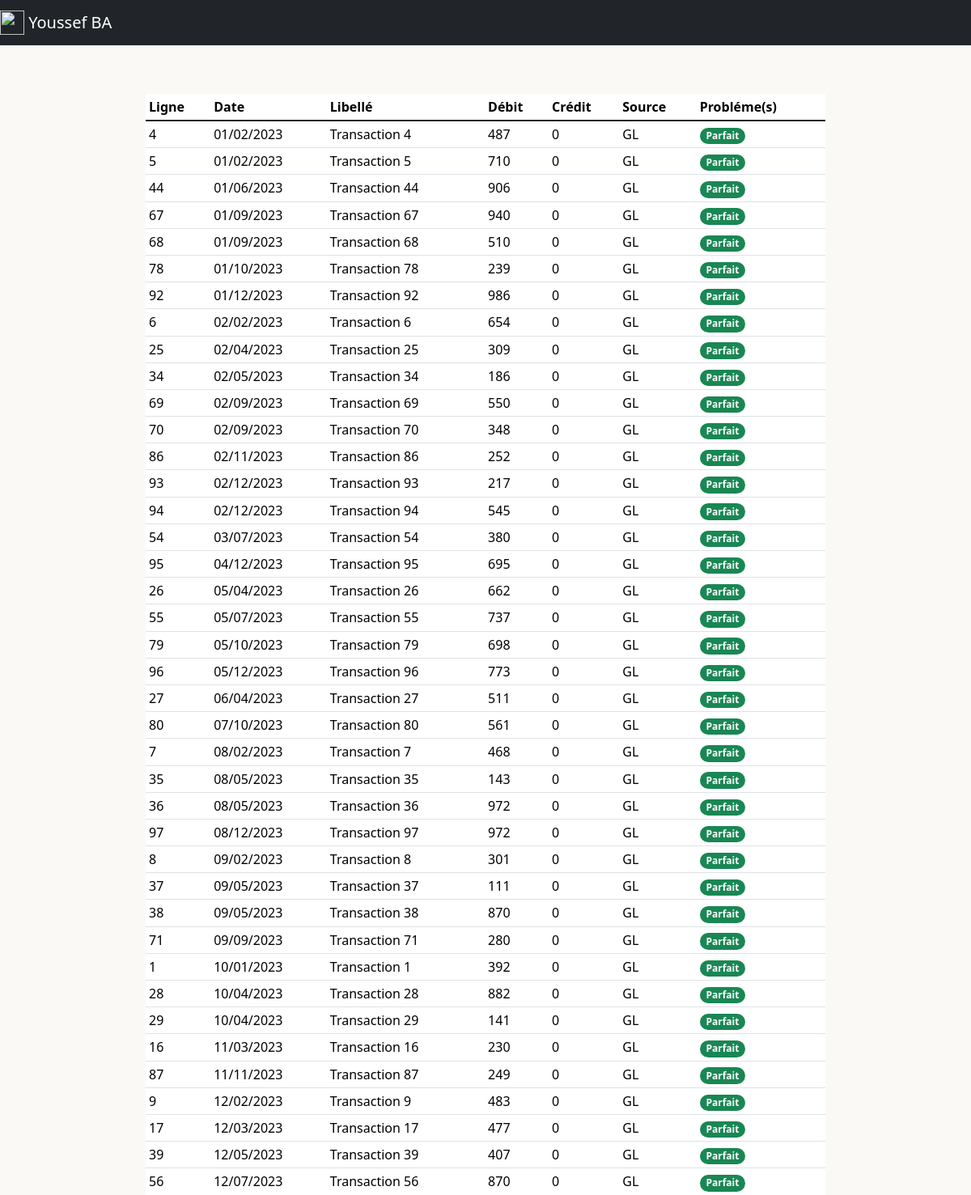
The app's page /rapport (upper part) with its own data.
### tables this page shows
CREATE TABLE PER(
    id INTEGER ,
    Ligne INTEGER,
    Jour TEXT,
    Mois TEXT,
    Annee TEXT,
    Libelle TEXT,
    Debit NUMERIC,
    Credit NUMERIC,                              
    Position TEXT,                                  Source TEXT
);

### app.py (the view)
@app.route("/rapport", methods=["GET", "POST"])
def rapport():
    MAN=db.execute("SELECT * FROM MAN")
    BS=db.execute("SELECT * FROM BS")
    GL=db.execute("SELECT * FROM GL")
    PER=db.execute("SELECT * FROM PER")
    return render_template("rapport.html",GL=GL,BS=BS,MAN=MAN, PER=PER)

### templates/rapport.html (shortened to what this page needs)
{% extends "layout.html" %}
{% block body %}
<table class="table table-sm" style="width: 70%; margin-top: 5%; margin-left: 15%;">
  <thead class="thead-light">
    <tr>
      <th scope="col">Ligne</th>
      <th scope="col">Date</th>
      <th scope="col">Libellé</th>
      <th scope="col">Débit</th>
      <th scope="col">Crédit</th>
      <th scope="col">Source</th>
      <th scope="col">Probléme(s)</th>
    </tr>
  </thead>
  <tbody class="table-group-divider">
      {% for item in PER %}
      <tr>
        <td>{{item["Ligne"]}}</td>
        <td>{{item['Jour']}}/{{item['Mois']}}/{{item['Annee']}}</td>
        <td>{{item["Libelle"]}}</td>
        <td>{{item["Debit"]}}</td>
        <td>{{item["Credit"]}}</td>
        <td>{{item["Source"]}}</td>
        <td><span class="badge rounded-pill text-bg-success">Parfait</span></td>
      {% endfor %}
  </tbody>
</table>
{% endblock %}

### templates/layout.html (shortened to what this page needs)
<!DOCTYPE html>
<html lang="en">
<head>
    <link href="https://cdn.jsdelivr.net/npm/bootstrap@5.3.3/dist/css/bootstrap.min.css" rel="stylesheet">
    <link href="../static/styles.css" rel="stylesheet">
</head>
<body >
    <nav class="navbar navbar-dark bg-dark">
        <a class="navbar-brand" href="/">
            <img src="static/icon.png" width="30" height="30" class="d-inline-block align-top">
            Youssef BA
        </a>
    </nav>
    <div>{% block body %}{% endblock %}</div>
</body>
</html>

### static/styles.css (style rules this page uses)
body { background-color: #FAF9F6 }

### records on screen
PER: Ligne "4", Jour "01", Mois "02", Annee "2023", Libelle "Transaction 4", Debit "487", Credit "0", Source "GL"
PER: Ligne "5", Jour "01", Mois "02", Annee "2023", Libelle "Transaction 5", Debit "710", Credit "0", Source "GL"
PER: Ligne "44", Jour "01", Mois "06", Annee "2023", Libelle "Transaction 44", Debit "906", Credit "0", Source "GL"
PER: Ligne "67", Jour "01", Mois "09", Annee "2023", Libelle "Transaction 67", Debit "940", Credit "0", Source "GL"
PER: Ligne "68", Jour "01", Mois "09", Annee "2023", Libelle "Transaction 68", Debit "510", Credit "0", Source "GL"
PER: Ligne "78", Jour "01", Mois "10", Annee "2023", Libelle "Transaction 78", Debit "239", Credit "0", Source "GL"
PER: Ligne "92", Jour "01", Mois "12", Annee "2023", Libelle "Transaction 92", Debit "986", Credit "0", Source "GL"
PER: Ligne "6", Jour "02", Mois "02", Annee "2023", Libelle "Transaction 6", Debit "654", Credit "0", Source "GL"
PER: Ligne "25", Jour "02", Mois "04", Annee "2023", Libelle "Transaction 25", Debit "309", Credit "0", Source "GL"
PER: Ligne "34", Jour "02", Mois "05", Annee "2023", Libelle "Transaction 34", Debit "186", Credit "0", Source "GL"
PER: Ligne "69", Jour "02", Mois "09", Annee "2023", Libelle "Transaction 69", Debit "550", Credit "0", Source "GL"
PER: Ligne "70", Jour "02", Mois "09", Annee "2023", Libelle "Transaction 70", Debit "348", Credit "0", Source "GL"
PER: Ligne "86", Jour "02", Mois "11", Annee "2023", Libelle "Transaction 86", Debit "252", Credit "0", Source "GL"
PER: Ligne "93", Jour "02", Mois "12", Annee "2023", Libelle "Transaction 93", Debit "217", Credit "0", Source "GL"
PER: Ligne "94", Jour "02", Mois "12", Annee "2023", Libelle "Transaction 94", Debit "545", Credit "0", Source "GL"
PER: Ligne "54", Jour "03", Mois "07", Annee "2023", Libelle "Transaction 54", Debit "380", Credit "0", Source "GL"
PER: Ligne "95", Jour "04", Mois "12", Annee "2023", Libelle "Transaction 95", Debit "695", Credit "0", Source "GL"
PER: Ligne "26", Jour "05", Mois "04", Annee "2023", Libelle "Transaction 26", Debit "662", Credit "0", Source "GL"
PER: Ligne "55", Jour "05", Mois "07", Annee "2023", Libelle "Transaction 55", Debit "737", Credit "0", Source "GL"
PER: Ligne "79", Jour "05", Mois "10", Annee "2023", Libelle "Transaction 79", Debit "698", Credit "0", Source "GL"
PER: Ligne "96", Jour "05", Mois "12", Annee "2023", Libelle "Transaction 96", Debit "773", Credit "0", Source "GL"
PER: Ligne "27", Jour "06", Mois "04", Annee "2023", Libelle "Transaction 27", Debit "511", Credit "0", Source "GL"
PER: Ligne "80", Jour "07", Mois "10", Annee "2023", Libelle "Transaction 80", Debit "561", Credit "0", Source "GL"
PER: Ligne "7", Jour "08", Mois "02", Annee "2023", Libelle "Transaction 7", Debit "468", Credit "0", Source "GL"
PER: Ligne "35", Jour "08", Mois "05", Annee "2023", Libelle "Transaction 35", Debit "143", Credit "0", Source "GL"
PER: Ligne "36", Jour "08", Mois "05", Annee "2023", Libelle "Transaction 36", Debit "972", Credit "0", Source "GL"
PER: Ligne "97", Jour "08", Mois "12", Annee "2023", Libelle "Transaction 97", Debit "972", Credit "0", Source "GL"
PER: Ligne "8", Jour "09", Mois "02", Annee "2023", Libelle "Transaction 8", Debit "301", Credit "0", Source "GL"
PER: Ligne "37", Jour "09", Mois "05", Annee "2023", Libelle "Transaction 37", Debit "111", Credit "0", Source "GL"
PER: Ligne "38", Jour "09", Mois "05", Annee "2023", Libelle "Transaction 38", Debit "870", Credit "0", Source "GL"
PER: Ligne "71", Jour "09", Mois "09", Annee "2023", Libelle "Transaction 71", Debit "280", Credit "0", Source "GL"
PER: Ligne "1", Jour "10", Mois "01", Annee "2023", Libelle "Transaction 1", Debit "392", Credit "0", Source "GL"
PER: Ligne "28", Jour "10", Mois "04", Annee "2023", Libelle "Transaction 28", Debit "882", Credit "0", Source "GL"
PER: Ligne "29", Jour "10", Mois "04", Annee "2023", Libelle "Transaction 29", Debit "141", Credit "0", Source "GL"
PER: Ligne "16", Jour "11", Mois "03", Annee "2023", Libelle "Transaction 16", Debit "230", Credit "0", Source "GL"
PER: Ligne "87", Jour "11", Mois "11", Annee "2023", Libelle "Transaction 87", Debit "249", Credit "0", Source "GL"
PER: Ligne "9", Jour "12", Mois "02", Annee "2023", Libelle "Transaction 9", Debit "483", Credit "0", Source "GL"
PER: Ligne "17", Jour "12", Mois "03", Annee "2023", Libelle "Transaction 17", Debit "477", Credit "0", Source "GL"
PER: Ligne "39", Jour "12", Mois "05", Annee "2023", Libelle "Transaction 39", Debit "407", Credit "0", Source "GL"
PER: Ligne "56", Jour "12", Mois "07", Annee "2023", Libelle "Transaction 56", Debit "870", Credit "0", Source "GL"
